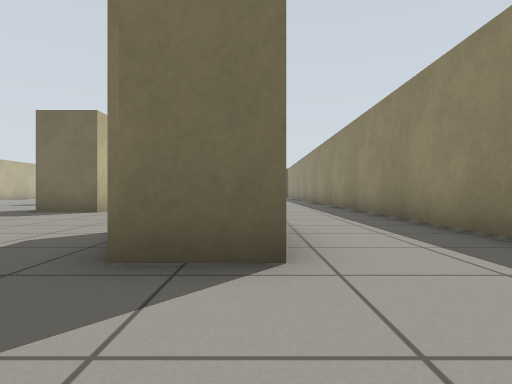
[1] (above)

22 first-person views from a walk through a Gazebo world. The camera is 0.5 m above the floor, looks level and sees 75° across. The floor is counted in squares, 1 m on a side. Each view is taken from the middle of a square. On the plan, view 1 faces up. The plan holds only what a view shows up to about 9 squares ahead; the rest is blank.

[2]
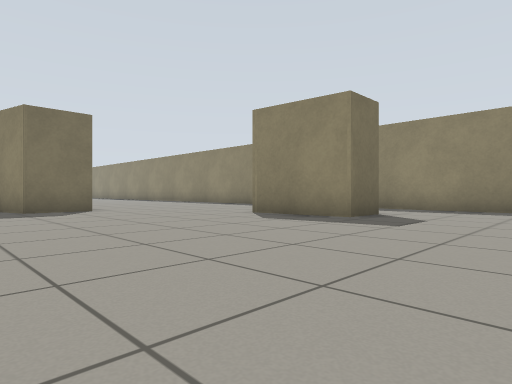

[3]
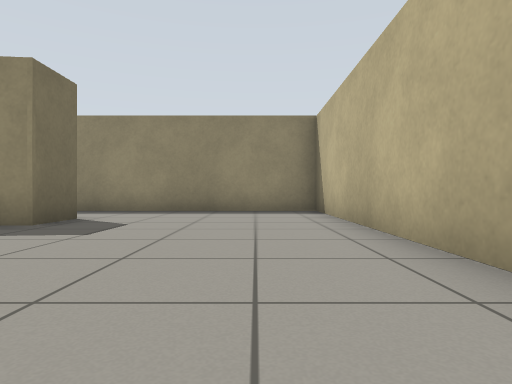

[4]
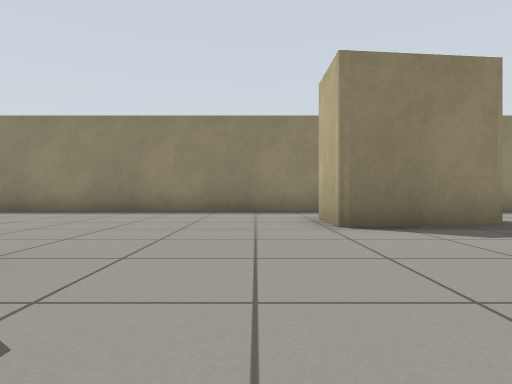

[5]
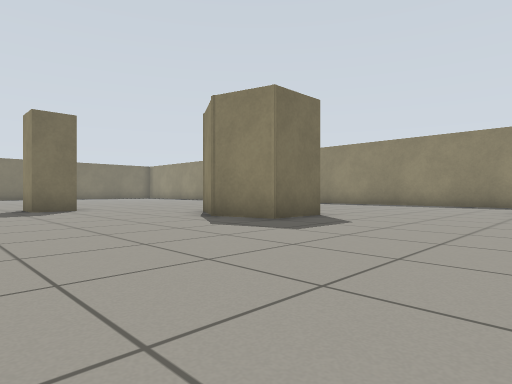

[6]
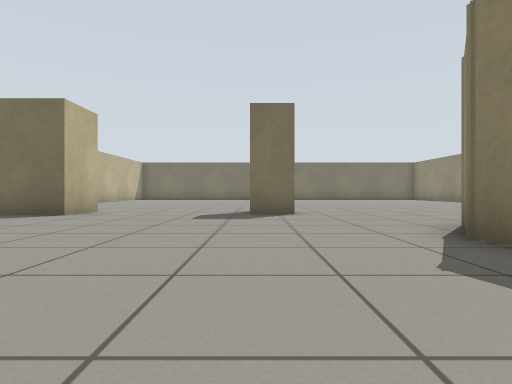

[7]
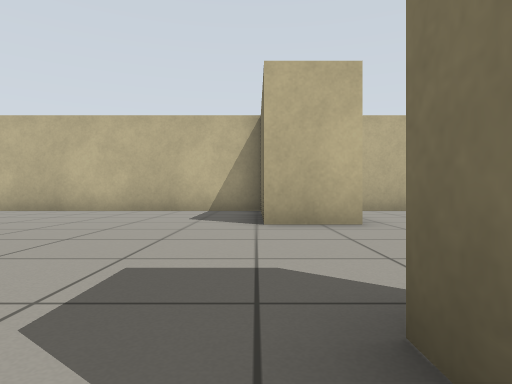

[8]
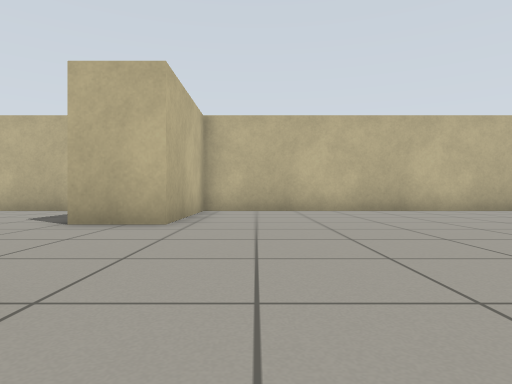

[9]
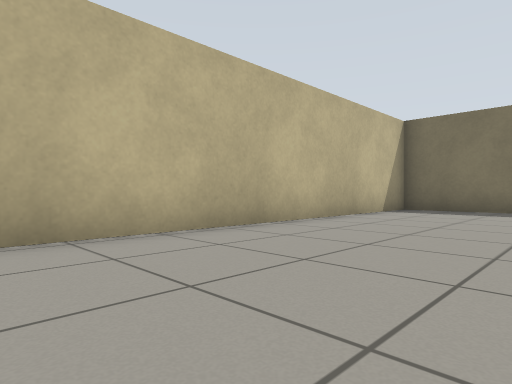

[10]
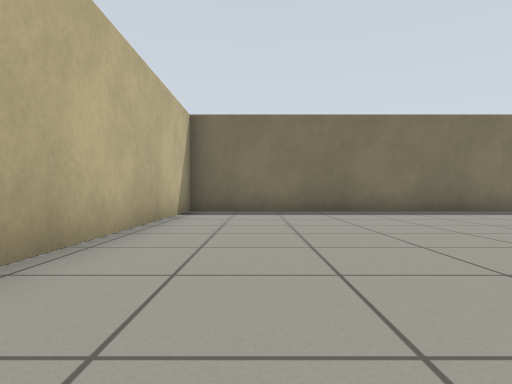

[11]
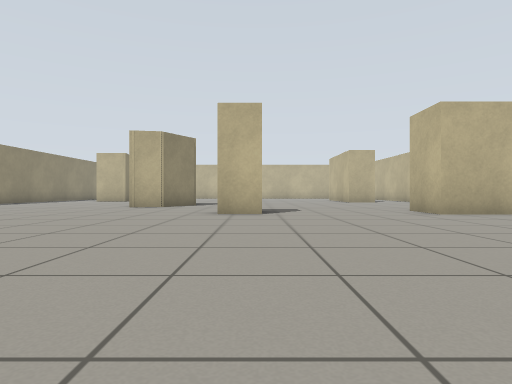

[12]
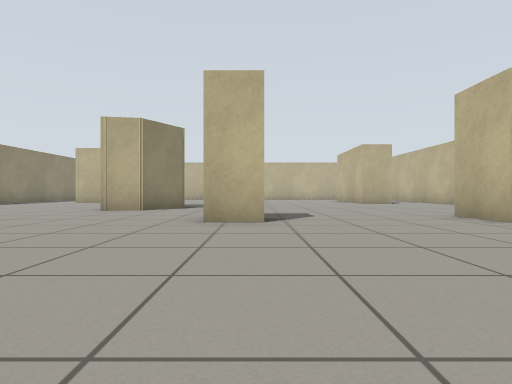

[13]
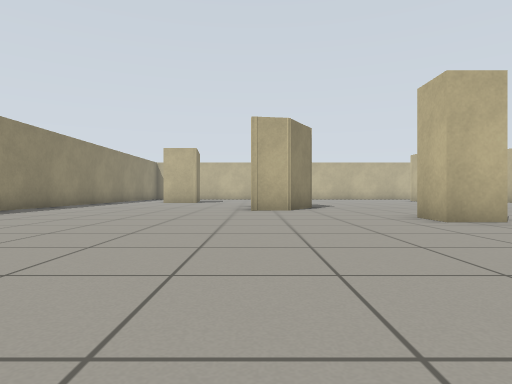

[14]
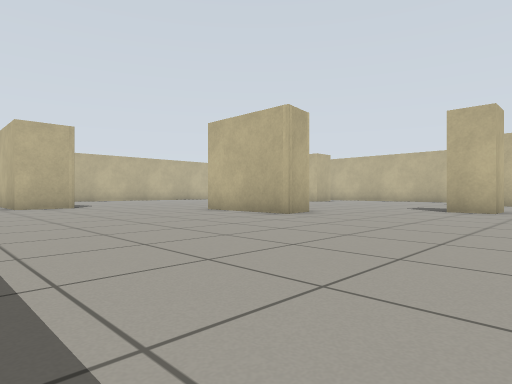

[15]
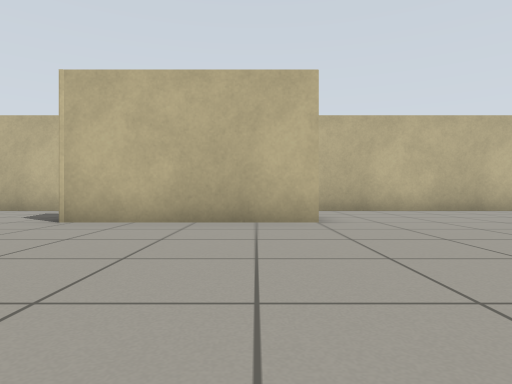

[16]
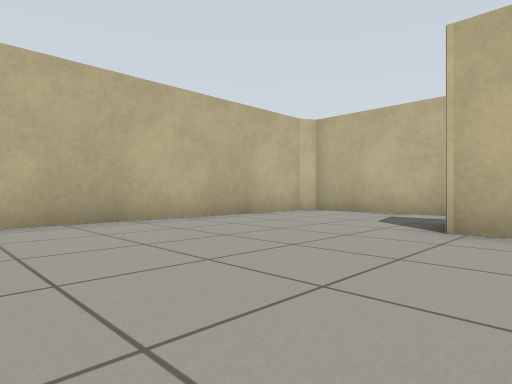

[17]
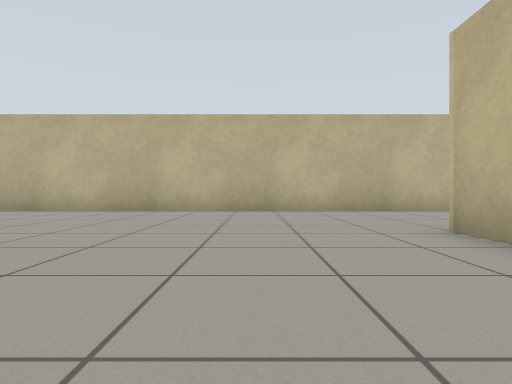

[18]
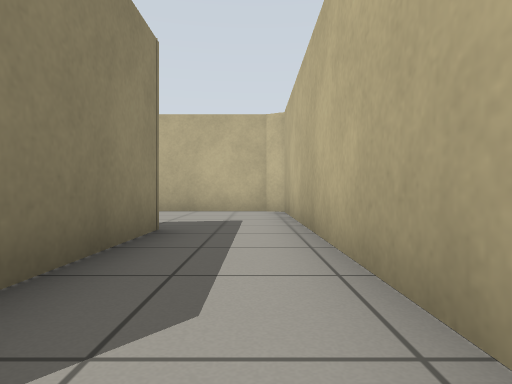

[19]
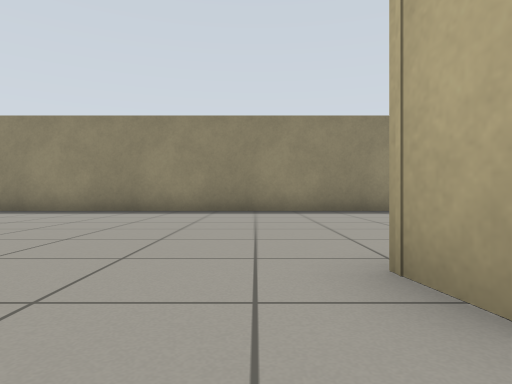

[20]
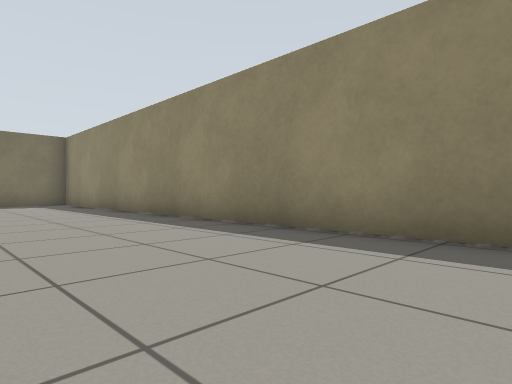

[21]
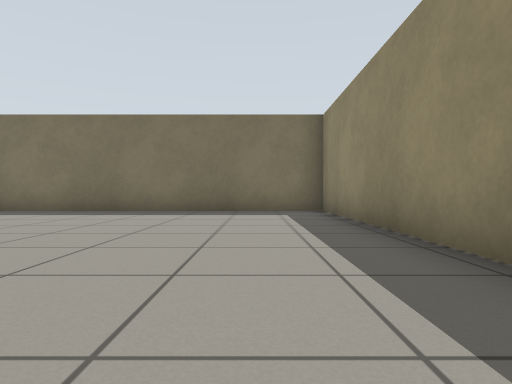

[22]
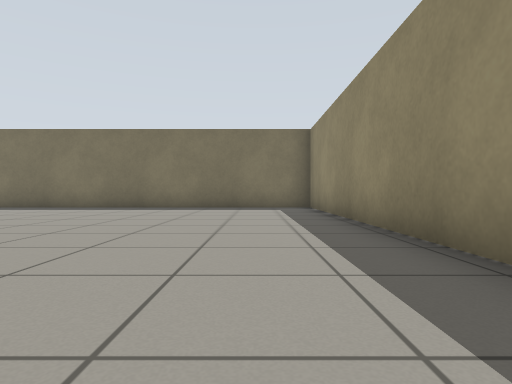

### Floor plan
Points are (right, up) in squares from view 1. A wall is a line through its corners. A room is listed if a view was taken in it or the views show most of it. See-through windows are left out.
Room 1 (views 1, 2, 3, 4, 5, 6, 7, 8, 9, 10, 11, 12, 13, 14, 15, 16, 17, 18, 19, 20, 21, 22)
walls: (-7.1, 13.5) (-8.1, 13.5) (-8.1, 14.5) (-7.1, 14.5) (-7.1, 13.5); (-4.9, 11) (-3.9, 11.2) (-3.9, 8.1) (-5.4, 8.1) (-5.7, 9.5) (-4.9, 11); (-12.5, 6.1) (-12.5, 1.7); (-15.7, 13.1) (-15.7, -2.4) (-15.3, -2.6) (2.7, -2.6) (2.7, 28.6) (-5.6, 28.6); (0.2, 2.3) (-1, 2.3) (-1.3, 4.8) (0.3, 4.8); (-13.7, 1.5) (-13.7, 4.4); (-7.4, 28.6) (-15.7, 28.6) (-15.7, 14.5) (-12.1, 14.5) (-12.1, 13.1) (-15, 13.1)

Where each view was taken, in squares from view 1:
view 1: 0 up, 0 right, facing up
view 2: 1 down, 7 left, facing up-right
view 3: 1 down, 6 left, facing right
view 4: 6 up, 6 left, facing right
view 5: 4 up, 10 left, facing up-right
view 6: 6 up, 8 left, facing up
view 7: 13 up, 7 left, facing left
view 8: 16 up, 7 left, facing left
view 9: 19 up, 12 left, facing up-left
view 10: 20 up, 14 left, facing up
view 11: 22 up, 8 left, facing down
view 12: 20 up, 8 left, facing down
view 13: 20 up, 4 left, facing down
view 14: 16 up, 2 right, facing down-left
view 15: 5 up, 7 left, facing left
view 16: 3 up, 8 left, facing down-left
view 17: 6 up, 10 left, facing down
view 18: 6 up, 15 left, facing down
view 19: 12 up, 6 left, facing right
view 20: 15 up, 1 left, facing up-right
view 21: 20 up, 1 right, facing up
view 22: 18 up, 1 right, facing up
